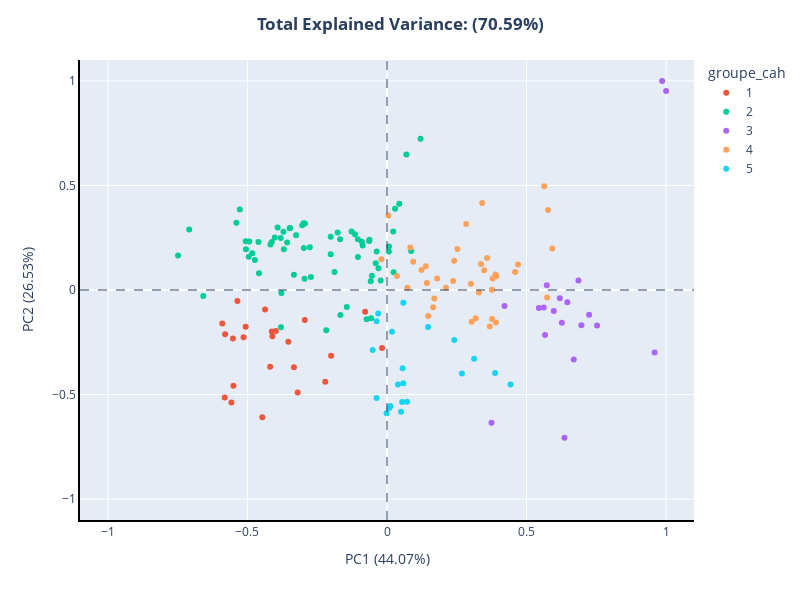

Notebook code cell kept with this figure:
### Markdown cell above
# Part 5 -  Visualization of the groups on the PCA <a class="anchor" id="chapter7"></a>

### Code cell
# Select PCx :
a = 1
b = a+1

# Select group :
groupe_select = "groupe_cah"

# Graph
PCa = data.iloc[:,a]
PCb = data.iloc[:,b]
PCa_var = 100*pca.explained_variance_ratio_[a-1]
PCb_var = 100*pca.explained_variance_ratio_[b-1]
total_var = PCa_var + PCb_var

fig = px.scatter(data, 
                x=PCa/PCa.max(), 
                y=PCb/PCb.max(), 
                color = data[groupe_select], 
                category_orders={groupe_select : ['0','1','2','3','4','5','6']},
                hover_name = data['Zone'],
                labels = {
                    "x" : f'PC{a} ({PCa_var:.2f}%)',
                    "y" : f'PC{b} ({PCb_var:.2f}%)'
                },
                width = 800, height = 600
                )
fig.update_xaxes(showline=True, linewidth=2, linecolor='black')             # Axis lines in black
fig.update_yaxes(showline=True, linewidth=2, linecolor='black')

fig.add_hline(y=0, line_width = 2, line_dash = 'dash', opacity = .5)
fig.add_vline(x=0, line_width = 2, line_dash = 'dash', opacity = .5)

fig.update_layout(title_text = f'<b>Total Explained Variance: ({total_var:.2f}%)</b>', 
                title_x = 0.5,
                yaxis_range = [-1.1,1.1],
                xaxis_range = [-1.1,1.1])
fig.show()

### Figure 1 — Plotly figure (JSON) as saved in the notebook; plotly's stock layout.template omitted (floating-point values rounded to 4 significant figures)
{"data": [{"hovertemplate": "<b>%{hovertext}</b><br><br>groupe_cah=1<br>PC1 (44.07%)=%{x}<br>PC2 (26.53%)=%{y}<extra></extra>", "hovertext": ["Angola", "Arabie saoudite", "Bénin", "Cabo Verde", "Congo", "Djibouti", "Gabon", "Gambie", "Ghana", "Guinée", "Guinée-Bissau", "Haïti", "Îles Salomon", "Kirghizistan", "Koweït", "Lesotho", "Libéria", "Maldives", "Mauritanie", "Oman", "Tadjikistan", "Timor-Leste", "Vanuatu"], "legendgroup": "1", "marker": {"color": "#EF553B", "symbol": "circle"}, "mode": "markers", "name": "1", "orientation": "v", "showlegend": true, "type": "scatter", "x": [-0.5801, -0.07833, -0.4128, -0.221, -0.5138, -0.4107, -0.4187, -0.5504, -0.2944, -0.4369, -0.5361, -0.5063, -0.5576, -0.2005, -0.0176, -0.3981, -0.5903, -0.4467, -0.3536, -0.3201, -0.552, -0.5812, -0.3335], "xaxis": "x", "y": [-0.2118, -0.1041, -0.1986, -0.4391, -0.2262, -0.2216, -0.3676, -0.4583, -0.1434, -0.09308, -0.05269, -0.1756, -0.5377, -0.3144, -0.2768, -0.1963, -0.1599, -0.6084, -0.2474, -0.4905, -0.2323, -0.5146, -0.3696], "yaxis": "y"}, {"hovertemplate": "<b>%{hovertext}</b><br><br>groupe_cah=2<br>PC1 (44.07%)=%{x}<br>PC2 (26.53%)=%{y}<extra></extra>", "hovertext": ["Afghanistan", "Afrique du Sud", "Algérie", "Azerbaïdjan", "Bangladesh", "Bolivie (État plurinational de)", "Botswana", "Burkina Faso", "Cambodge", "Cameroun", "Chine, continentale", "Colombie", "Côte d'Ivoire", "Égypte", "Équateur", "Eswatini", "Éthiopie", "Guatemala", "Honduras", "Inde", "Indonésie", "Iran (République islamique d')", "Iraq", "Jordanie", "Kenya", "Kiribati", "Liban", "Madagascar", "Malawi", "Mali", "Maroc", "Mexique", "Mozambique", "Myanmar", "Namibie", "Népal", "Nicaragua", "Niger", "Nigéria", "Ouganda", "Pakistan", "Paraguay", "Pérou", "Philippines", "République centrafricaine", "République de Moldova", "République démocratique populaire lao", "République populaire démocratique de Corée", "République-Unie de Tanzanie", "Rwanda", "Sao Tomé-et-Principe", "Sénégal", "Sierra Leone", "Soudan", "Sri Lanka", "Suriname", "Tchad", "Thaïlande", "Togo", "Tunisie", "Turquie", "Ukraine", "Venezuela (République bolivarienne du)", "Viet Nam", "Yémen", "Zambie", "Zimbabwe"], "legendgroup": "2", "marker": {"color": "#00cc96", "symbol": "circle"}, "mode": "markers", "name": "2", "orientation": "v", "showlegend": true, "type": "scatter", "x": [-0.7487, -0.05407, -0.06278, -0.03051, -0.2989, -0.08724, -0.07307, -0.371, -0.2727, -0.3919, 0.08665, 0.006524, -0.381, -0.2019, -0.04051, -0.188, -0.5394, -0.2954, -0.2019, -0.1768, -0.127, -0.06388, -0.6583, -0.3336, -0.4021, -0.05683, -0.4176, -0.4606, -0.294, -0.3484, 0.007201, 0.02391, -0.5053, -0.1043, -0.2176, -0.1149, -0.1041, -0.5061, -0.5275, -0.4935, -0.3038, -0.03708, 0.1202, -0.2766, -0.4954, -0.02274, -0.1441, -0.3258, -0.413, -0.3698, -0.38, -0.2981, -0.3786, -0.3483, -0.09022, -0.1669, -0.4827, 0.06943, -0.4734, 0.02227, 0.04392, 0.02888, -0.168, -0.05819, -0.7087, -0.4587, -0.3578], "xaxis": "x", "y": [0.1652, 0.06875, 0.2399, 0.1036, 0.3198, 0.2127, -0.14, 0.2791, 0.06182, 0.2984, 0.1867, 0.1842, 0.2491, 0.2552, 0.1274, 0.08651, 0.322, 0.05365, 0.1716, 0.275, 0.2797, 0.2344, -0.02881, 0.07308, 0.2516, -0.1353, 0.2173, 0.2292, 0.3176, 0.2968, 0.2086, 0.0851, 0.1947, 0.2427, -0.1923, 0.2672, 0.1577, 0.2333, 0.3854, 0.2319, 0.3097, 0.1843, 0.7233, 0.2041, 0.159, 0.04559, -0.08135, 0.2618, 0.2302, 0.1948, -0.1781, 0.2011, -0.01443, 0.2953, 0.2312, -0.1193, 0.1752, 0.6482, 0.144, 0.2795, 0.4126, 0.3888, 0.2427, 0.04135, 0.2893, 0.0799, 0.2273], "yaxis": "y"}, {"hovertemplate": "<b>%{hovertext}</b><br><br>groupe_cah=3<br>PC1 (44.07%)=%{x}<br>PC2 (26.53%)=%{y}<extra></extra>", "hovertext": ["Allemagne", "Australie", "Autriche", "Belgique", "Canada", "Chine - RAS de Macao", "Danemark", "États-Unis d'Amérique", "Finlande", "France", "Irlande", "Islande", "Luxembourg", "Norvège", "Nouvelle-Zélande", "Pays-Bas", "Royaume-Uni de Grande-Bretagne et d'Irlande du Nord", "Suède", "Suisse"], "legendgroup": "3", "marker": {"color": "#ab63fa", "symbol": "circle"}, "mode": "markers", "name": "3", "orientation": "v", "showlegend": true, "type": "scatter", "x": [0.5616, 0.5976, 0.6265, 0.9856, 0.5441, 0.3744, 0.7242, 0.686, 0.6461, 0.5724, 0.7528, 0.9589, 0.6359, 0.6965, 0.6194, 1, 0.4211, 0.5663, 0.6692], "xaxis": "x", "y": [-0.08332, -0.1001, -0.157, 1, -0.08644, -0.6344, -0.1189, 0.04566, -0.05876, 0.0225, -0.1699, -0.2993, -0.707, -0.1689, -0.03989, 0.9523, -0.07633, -0.2154, -0.3322], "yaxis": "y"}, {"hovertemplate": "<b>%{hovertext}</b><br><br>groupe_cah=4<br>PC1 (44.07%)=%{x}<br>PC2 (26.53%)=%{y}<extra></extra>", "hovertext": ["Argentine", "Barbade", "Bélarus", "Belize", "Bosnie-Herzégovine", "Brésil", "Bulgarie", "Chili", "Chypre", "Costa Rica", "Croatie", "El Salvador", "Espagne", "Estonie", "Fédération de Russie", "Fidji", "Grèce", "Guyana", "Hongrie", "Israël", "Italie", "Jamaïque", "Japon", "Lettonie", "Lituanie", "Malaisie", "Maurice", "Panama", "Pologne", "Portugal", "République de Corée", "République dominicaine", "Roumanie", "Serbie", "Slovaquie", "Slovénie", "Tchéquie", "Trinité-et-Tobago", "Uruguay"], "legendgroup": "4", "marker": {"color": "#FFA15A", "symbol": "circle"}, "mode": "markers", "name": "4", "orientation": "v", "showlegend": true, "type": "scatter", "x": [0.3484, 0.3292, 0.341, 0.004891, 0.2521, 0.2836, 0.165, 0.1801, 0.1477, 0.2111, 0.3889, -0.01997, 0.3916, 0.3905, 0.2408, 0.1427, 0.3583, 0.09407, 0.5772, 0.3369, 0.4591, 0.07299, 0.3034, 0.3765, 0.5921, 0.08339, 0.237, 0.1391, 0.5635, 0.5736, 0.3007, 0.03603, 0.3785, 0.1236, 0.3181, 0.4695, 0.3685, 0.1698, 0.376], "xaxis": "x", "y": [0.09411, -0.01221, 0.4156, 0.3558, 0.1959, 0.3152, -0.08295, 0.05465, -0.1242, 0.01069, 0.0738, 0.1476, 0.06635, -0.1549, 0.1403, 0.03317, 0.1533, 0.1353, 0.3826, 0.1242, 0.08664, 0.01109, -0.1514, -0.1381, 0.1986, 0.2031, 0.04272, 0.1141, 0.4956, -0.03563, 0.03002, 0.06727, 0.05518, 0.09551, -0.1346, 0.1222, -0.1743, -0.04104, 0.001344], "yaxis": "y"}, {"hovertemplate": "<b>%{hovertext}</b><br><br>groupe_cah=5<br>PC1 (44.07%)=%{x}<br>PC2 (26.53%)=%{y}<extra></extra>", "hovertext": ["Albanie", "Antigua-et-Barbuda", "Arménie", "Bahamas", "Chine - RAS de Hong-Kong", "Cuba", "Dominique", "Émirats arabes unis", "Géorgie", "Grenade", "Kazakhstan", "Macédoine du Nord", "Malte", "Mongolie", "Monténégro", "Ouzbékistan", "Sainte-Lucie", "Saint-Kitts-et-Nevis", "Saint-Vincent-et-les Grenadines", "Samoa", "Turkménistan"], "legendgroup": "5", "marker": {"color": "#19d3f3", "symbol": "circle"}, "mode": "markers", "name": "5", "orientation": "v", "showlegend": true, "type": "scatter", "x": [0.3121, -0.001548, 0.01774, 0.00805, 0.4427, 0.05594, 0.07189, 0.2686, -0.0373, -0.03757, 0.1472, -0.05141, 0.3872, 0.05018, 0.2412, -0.03156, 0.05829, 0.01246, 0.03952, 0.0543, 0.05847], "xaxis": "x", "y": [-0.3287, -0.59, -0.1999, -0.5641, -0.4519, -0.3742, -0.535, -0.3995, -0.1497, -0.516, -0.1771, -0.2868, -0.3966, -0.5818, -0.2393, -0.1121, -0.4456, -0.5543, -0.452, -0.5361, -0.06108], "yaxis": "y"}], "layout": {"height": 600, "legend": {"title": {"text": "groupe_cah"}, "tracegroupgap": 0}, "margin": {"t": 60}, "shapes": [{"line": {"dash": "dash", "width": 2}, "opacity": 0.5, "type": "line", "x0": 0, "x1": 1, "xref": "x domain", "y0": 0, "y1": 0, "yref": "y"}, {"line": {"dash": "dash", "width": 2}, "opacity": 0.5, "type": "line", "x0": 0, "x1": 0, "xref": "x", "y0": 0, "y1": 1, "yref": "y domain"}], "title": {"text": "<b>Total Explained Variance: (70.59%)</b>", "x": 0.5}, "width": 800, "xaxis": {"anchor": "y", "domain": [0, 1], "linecolor": "black", "linewidth": 2, "range": [-1.1, 1.1], "showline": true, "title": {"text": "PC1 (44.07%)"}}, "yaxis": {"anchor": "x", "domain": [0, 1], "linecolor": "black", "linewidth": 2, "range": [-1.1, 1.1], "showline": true, "title": {"text": "PC2 (26.53%)"}}}}
